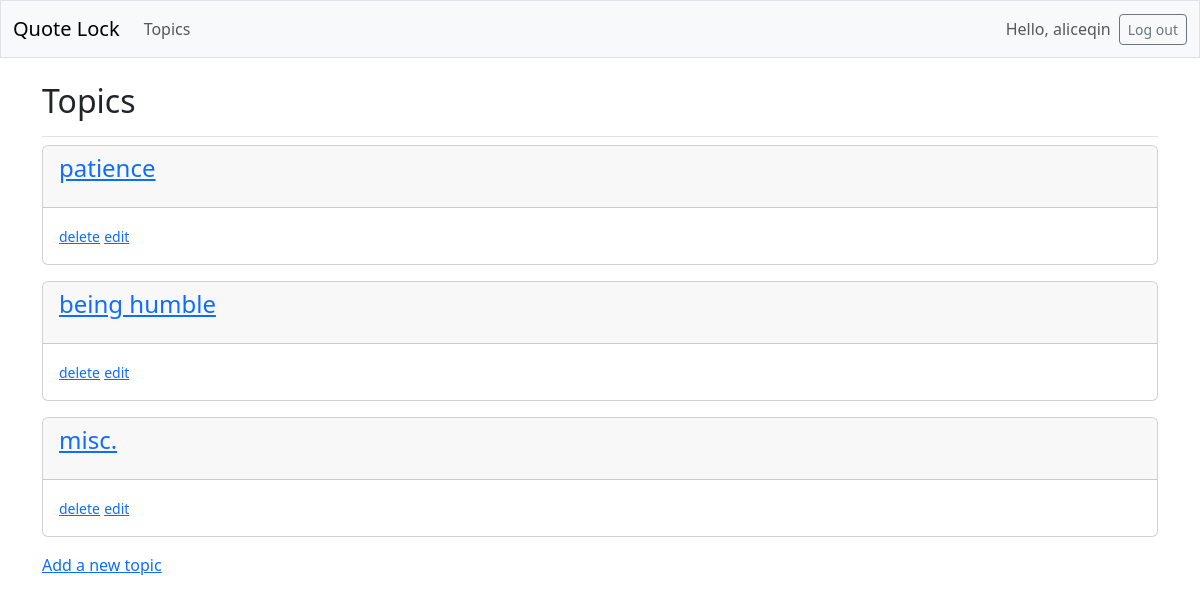
The app's page /topics/ (signed in), older data.
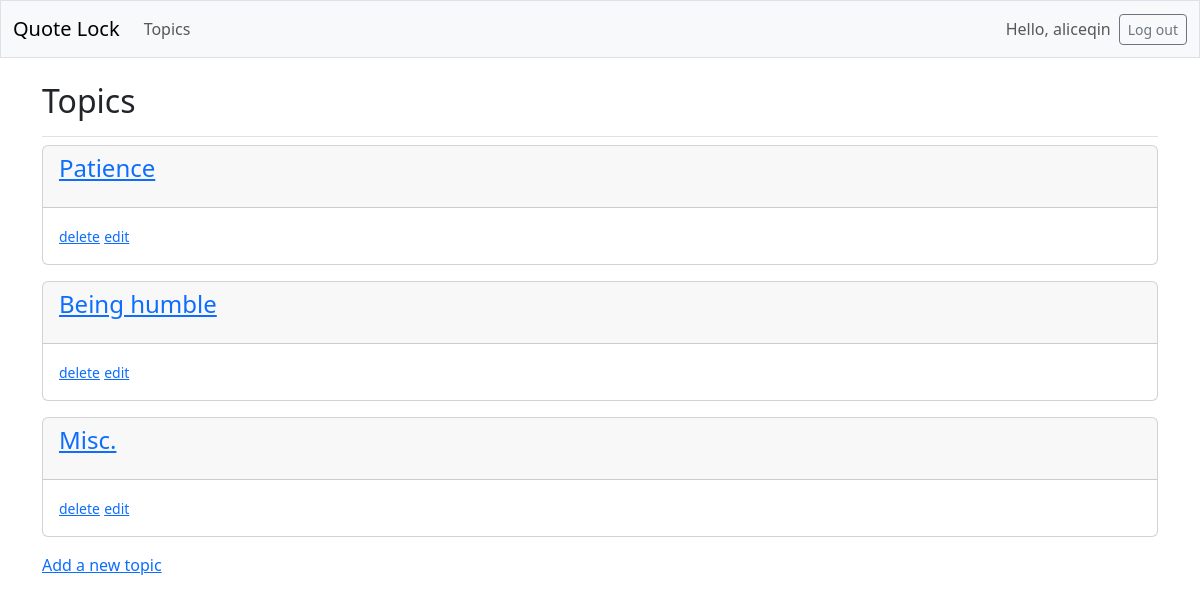
The same page, newer data.
### quotes/models.py (models this page shows, shortened)
class Topic(models.Model):
    text = models.CharField(max_length=200)
    date_added = models.DateTimeField(auto_now_add=True)
    owner = models.ForeignKey(User, on_delete=models.CASCADE)

### quotes/views.py (the view)
# urls.py: path('topics/', views.topics, name='topics'),
@login_required
def topics(request):
    topics = Topic.objects.filter(owner=request.user)
    return render(request, 'quotes/topics.html', {
        'topics': topics
    })

### quotes/templates/quotes/topics.html
{% extends 'quotes/base.html' %}
{% block page_header %}
    <h2>Topics</h2>
{% endblock page_header %}
{% block content %}
    {% for topic in topics %}
        <div class="card mb-3">
            <h4 class="card-header">
                <a href="{% url 'quotes:topic' topic.id %}">{{ topic.text|linebreaks }}</a>
            </h4>
            <div class="card-body">
                <small><a href="{% url 'quotes:delete_topic' topic.id %}">delete</a></small>
                <small><a href="{% url 'quotes:edit_topic' topic.id %}">edit</a></small>
            </div>
        </div>
    {% empty %}
        <p>No topics have been added yet.<p>
    {% endfor %}
<a href="{% url 'quotes:new_topic' %}">Add a new topic</a>
{% endblock content %}

### quotes/templates/quotes/base.html (shortened to what this page needs)
<!doctype html>
<html lang="en">
  <head>
    {% load django_bootstrap5 %}
    {% bootstrap_css %}
    <link rel="stylesheet" type="text/css" href="#">
  </head>
  <body>
    <nav class="navbar navbar-expand-md navbar-light bg-light mb-4 border">
      <div class="container-fluid">
        <a class="navbar-brand" href="{% url 'quotes:index' %}">Quote Lock</a>
        <div class="collapse navbar-collapse" id="navbarCollapse">
          <ul class="navbar-nav me-auto mb-2 mb-md-0">
            <li class="nav-item">
              <a class="nav-link" href="{% url 'quotes:topics' %}">Topics</a>
            </li>
          </ul>
          <ul class="navbar-nav ms-auto mb-2 mb-md-0">
            {% if user.is_authenticated %}
              <li class="nav-item"><span class="navbar-text me-2">Hello, {{ user.username }}</span></li>
            {% else %}
              <li class="nav-item"><a class="nav-link" href="{% url 'accounts:register' %}">Register</a></li>
              <li class="nav-item"><a class="nav-link" href="{% url 'accounts:login' %}">Log in</a></li>
            {% endif %}
          </ul>
          {% if user.is_authenticated %}
            <form action="{% url 'accounts:logout' %}" method="post">
              <input type="submit" value="Log out" class="btn btn-outline-secondary btn-sm">
            </form>
          {% endif %}
        </div>
      </div>
    </nav>
    <main class="container">
      <div class="pb-2 mb-2 border-bottom">
        {% block page_header %}{% endblock page_header %}
      </div>
      <div>
        {% block content %}{% endblock content %}
      </div>
    </main>
  </body>
</html>

Row changes from the older to the newer data that the page shows:
changed Topic: text "patience" → "Patience"
changed Topic: text "being humble" → "Being humble"
changed Topic: text "misc." → "Misc."
